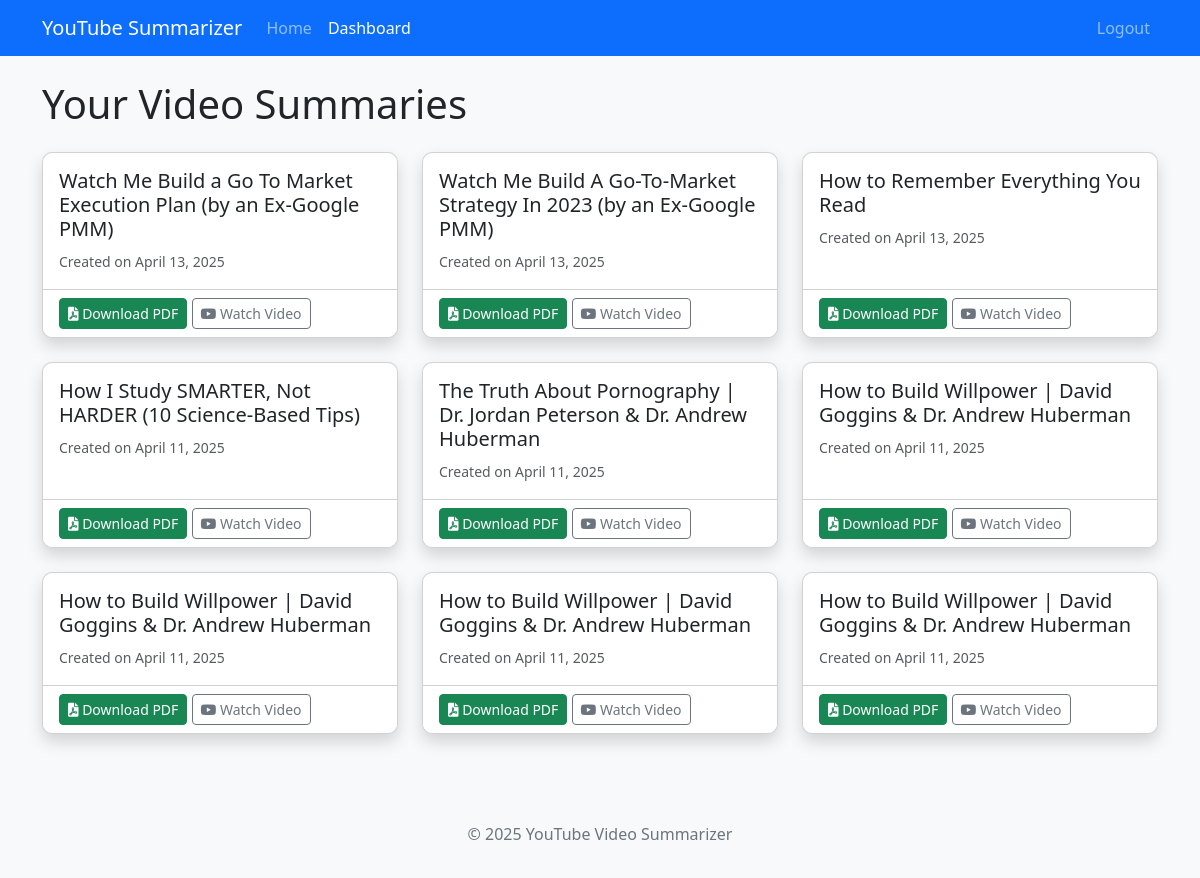
Page /dashboard (signed in) on the earlier database version.
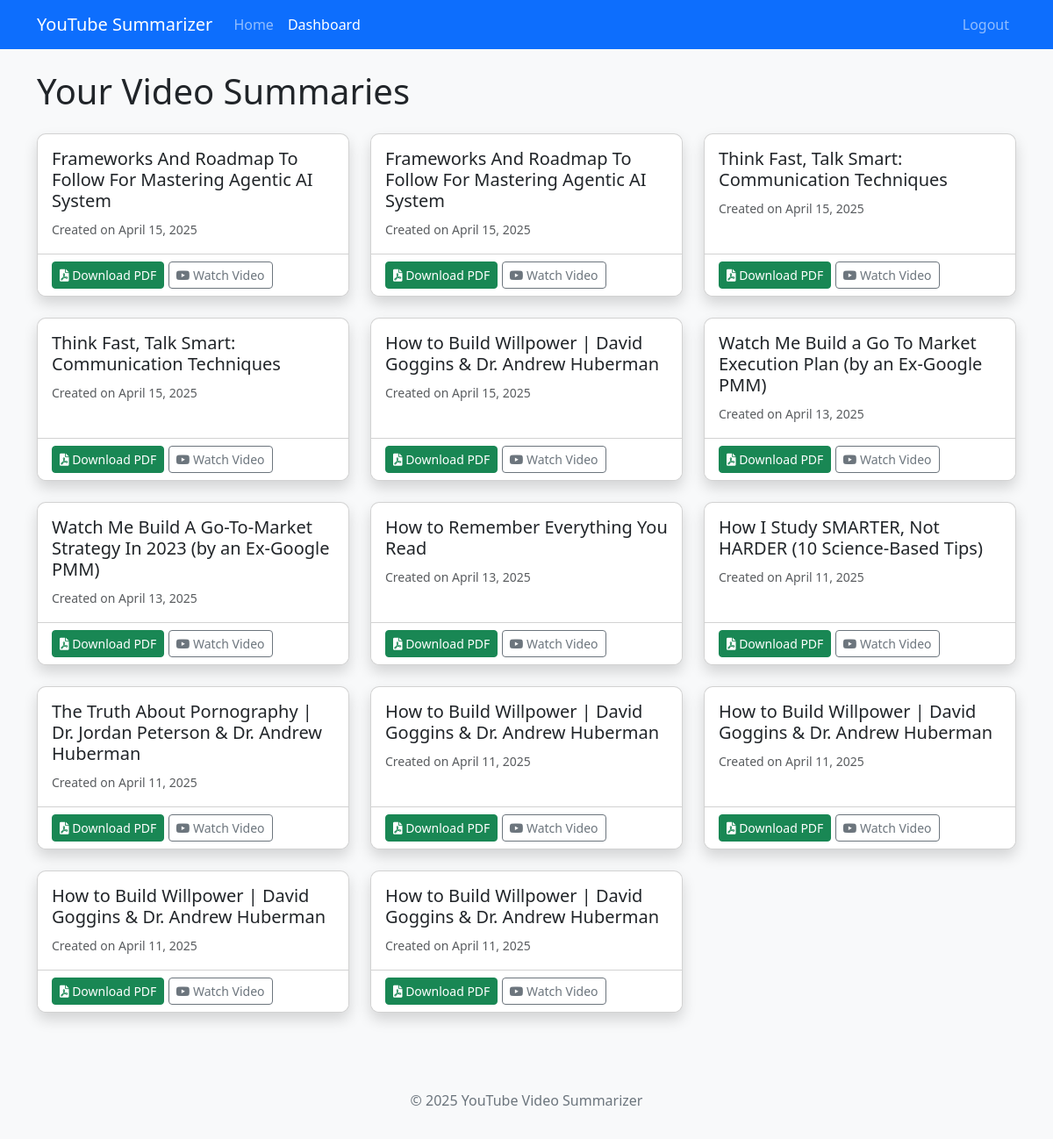
Same page on the later database version.
### models.py (models this page shows, shortened)
class Summary(db.Model):
    id = db.Column(db.Integer, primary_key=True)
    video_id = db.Column(db.String(20), nullable=False)
    video_title = db.Column(db.String(200), nullable=False)
    pdf_filename = db.Column(db.String(100), nullable=False)
    date_created = db.Column(db.DateTime, default=datetime.utcnow)
    user_id = db.Column(db.Integer, db.ForeignKey('user.id'), nullable=False)

### app.py (the view)
@app.route('/dashboard')
@login_required
def dashboard():
    summaries = Summary.query.filter_by(user_id=current_user.id).order_by(Summary.date_created.desc()).all()
    return render_template('dashboard.html', summaries=summaries)

### app.py (called while the page is built)
@login_manager.user_loader
def load_user(user_id):
    return User.query.get(int(user_id))

### templates/dashboard.html (shortened to what this page needs)
<!DOCTYPE html>
<html lang="en">
<head>
    <link href="https://cdn.jsdelivr.net/npm/bootstrap@5.3.0-alpha1/dist/css/bootstrap.min.css" rel="stylesheet">
    <link rel="stylesheet" href="https://cdnjs.cloudflare.com/ajax/libs/font-awesome/6.0.0-beta3/css/all.min.css">
    <link rel="stylesheet" href="{{ url_for('static', filename='css/style.css') }}">
</head>
<body>
    <nav class="navbar navbar-expand-lg navbar-dark bg-primary">
        <div class="container">
            <a class="navbar-brand" href="{{ url_for('home') }}">YouTube Summarizer</a>
            <div class="collapse navbar-collapse" id="navbarNav">
                <ul class="navbar-nav me-auto">
                    <li class="nav-item">
                        <a class="nav-link" href="{{ url_for('home') }}">Home</a>
                    </li>
                    <li class="nav-item">
                        <a class="nav-link active" href="{{ url_for('dashboard') }}">Dashboard</a>
                    </li>
                </ul>
                <div class="navbar-nav">
                    <a class="nav-link" href="{{ url_for('logout') }}">Logout</a>
                </div>
            </div>
        </div>
    </nav>
    <div class="container mt-4">
        <h1 class="mb-4">Your Video Summaries</h1>
        {% if summaries %}
            <div class="row">
                {% for summary in summaries %}
                <div class="col-md-6 col-lg-4 mb-4">
                    <div class="card h-100 shadow">
                        <div class="card-body">
                            <h5 class="card-title">{{ summary.video_title }}</h5>
                            <p class="card-text">
                                <small class="text-muted">Created on {{ summary.date_created.strftime('%B %d, %Y') }}</small>
                            </p>
                        </div>
                        <div class="card-footer bg-white">
                            <a href="{{ url_for('download', filename=summary.pdf_filename) }}" class="btn btn-success btn-sm">
                                <i class="fas fa-file-pdf"></i> Download PDF
                            </a>
                            <a href="https://www.youtube.com/watch?v={{ summary.video_id }}" target="_blank" class="btn btn-outline-secondary btn-sm">
                                <i class="fab fa-youtube"></i> Watch Video
                            </a>
                        </div>
                    </div>
                </div>
                {% endfor %}
            </div>
        {% else %}
            <div class="alert alert-info">
                <p>You haven't created any summaries yet. <a href="{{ url_for('home') }}">Go create one!</a></p>
            </div>
        {% endif %}
    </div>
    <footer class="bg-light py-3 mt-5">
        <div class="container text-center">
            <p>© 2025 YouTube Video Summarizer</p>
        </div>
    </footer>
</body>
</html>

### static/css/style.css (style rules this page uses)
body { background-color: #f8f9fa; font-family: 'Segoe UI', Tahoma, Geneva, Verdana, sans-serif; }
.card { border-radius: 10px; overflow: hidden; }
footer { color: #6c757d; }

Differences in the rows shown:
added Summary: video_title "Frameworks And Roadmap To Follow For Mastering Agentic AI System", date_created "April 15, 2025"
added Summary: video_title "Frameworks And Roadmap To Follow For Mastering Agentic AI System", date_created "April 15, 2025"
added Summary: video_title "Think Fast, Talk Smart: Communication Techniques", date_created "April 15, 2025"
added Summary: video_title "Think Fast, Talk Smart: Communication Techniques", date_created "April 15, 2025"
added Summary: video_title "How to Build Willpower | David Goggins & Dr. Andrew Huberman", date_created "April 15, 2025"
